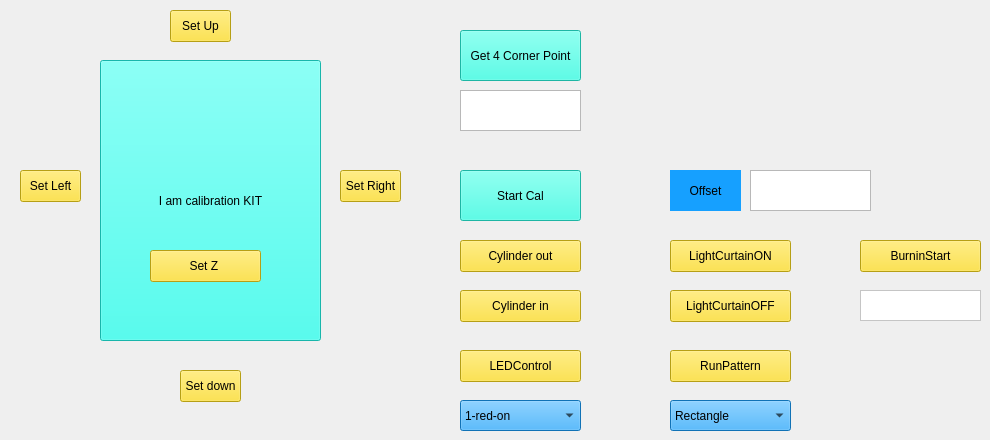
   <widget class="QWidget" name="tab_2">
    <attribute name="title">
     <string>Cal</string>
    </attribute>
    <widget class="QPushButton" name="pushButton_44">
     <property name="geometry">
      <rect>
       <x>100</x>
       <y>60</y>
       <width>221</width>
       <height>281</height>
      </rect>
     </property>
     <property name="styleSheet">
      <string notr="true">background-color: rgb(33, 255, 239);</string>
     </property>
     <property name="text">
      <string>I am calibration KIT</string>
     </property>
    </widget>
    <widget class="QPushButton" name="ButtonSetXCalUp">
     <property name="geometry">
      <rect>
       <x>170</x>
       <y>10</y>
       <width>61</width>
       <height>32</height>
      </rect>
     </property>
     <property name="styleSheet">
      <string notr="true">background-color: rgb(255, 222, 29);</string>
     </property>
     <property name="text">
      <string>Set Up</string>
     </property>
    </widget>
    <widget class="QPushButton" name="ButtonSetZCal">
     <property name="geometry">
      <rect>
       <x>150</x>
       <y>250</y>
       <width>111</width>
       <height>32</height>
      </rect>
     </property>
     <property name="styleSheet">
      <string notr="true">background-color: rgb(255, 222, 29);</string>
     </property>
     <property name="text">
      <string>Set Z </string>
     </property>
    </widget>
    <widget class="QPushButton" name="ButtonSetXCalDown">
     <property name="geometry">
      <rect>
       <x>180</x>
       <y>370</y>
       <width>61</width>
       <height>32</height>
      </rect>
     </property>
     <property name="styleSheet">
      <string notr="true">background-color: rgb(255, 222, 29);</string>
     </property>
     <property name="text">
      <string>Set down</string>
     </property>
    </widget>
    <widget class="QPushButton" name="ButtonSetYCalLeft">
     <property name="geometry">
      <rect>
       <x>20</x>
       <y>170</y>
       <width>61</width>
       <height>32</height>
      </rect>
     </property>
     <property name="styleSheet">
      <string notr="true">background-color: rgb(255, 222, 29);</string>
     </property>
     <property name="text">
      <string>Set Left</string>
     </property>
    </widget>
    <widget class="QPushButton" name="ButtonSetYCalRight">
     <property name="geometry">
      <rect>
       <x>340</x>
       <y>170</y>
       <width>61</width>
       <height>32</height>
      </rect>
     </property>
     <property name="styleSheet">
      <string notr="true">background-color: rgb(255, 222, 29);</string>
     </property>
     <property name="text">
      <string>Set Right</string>
     </property>
    </widget>
    <widget class="QPushButton" name="ButtonCylinderOut">
     <property name="geometry">
      <rect>
       <x>460</x>
       <y>240</y>
       <width>121</width>
       <height>32</height>
      </rect>
     </property>
     <property name="styleSheet">
      <string notr="true">background-color: rgb(255, 222, 29);</string>
     </property>
     <property name="text">
      <string>Cylinder out</string>
     </property>
    </widget>
    <widget class="QPushButton" name="ButtonCylinderIn">
     <property name="geometry">
      <rect>
       <x>460</x>
       <y>290</y>
       <width>121</width>
       <height>32</height>
      </rect>
     </property>
     <property name="styleSheet">
      <string notr="true">background-color: rgb(255, 222, 29);</string>
     </property>
     <property name="text">
      <string>Cylinder in</string>
     </property>
    </widget>
    <widget class="QLabel" name="label_38">
     <property name="geometry">
      <rect>
       <x>670</x>
       <y>170</y>
       <width>71</width>
       <height>41</height>
      </rect>
     </property>
     <property name="styleSheet">
      <string notr="true">background-color: rgb(22, 160, 255);</string>
     </property>
     <property name="text">
      <string>Offset</string>
     </property>
     <property name="alignment">
      <set>Qt::AlignCenter</set>
     </property>
    </widget>
    <widget class="QTextEdit" name="textEditOffset">
     <property name="geometry">
      <rect>
       <x>750</x>
       <y>170</y>
       <width>121</width>
       <height>41</height>
      </rect>
     </property>
    </widget>
    <widget class="QPushButton" name="ButtonStartCal">
     <property name="geometry">
      <rect>
       <x>460</x>
       <y>170</y>
       <width>121</width>
       <height>51</height>
      </rect>
     </property>
     <property name="styleSheet">
      <string notr="true">background-color: rgb(41, 255, 229);</string>
     </property>
     <property name="text">
      <string>Start Cal</string>
     </property>
    </widget>
    <widget class="QPushButton" name="ButtonCurtainOFF">
     <property name="geometry">
      <rect>
       <x>670</x>
       <y>290</y>
       <width>121</width>
       <height>32</height>
      </rect>
     </property>
     <property name="styleSheet">
      <string notr="true">background-color: rgb(255, 222, 29);</string>
     </property>
     <property name="text">
      <string>LightCurtainOFF</string>
     </property>
    </widget>
    <widget class="QPushButton" name="ButtonCurtainON">
     <property name="geometry">
      <rect>
       <x>670</x>
       <y>240</y>
       <width>121</width>
       <height>32</height>
      </rect>
     </property>
     <property name="styleSheet">
      <string notr="true">background-color: rgb(255, 222, 29);</string>
     </property>
     <property name="text">
      <string>LightCurtainON</string>
     </property>
    </widget>
    <widget class="QPushButton" name="ButtonBurninStart">
     <property name="geometry">
      <rect>
       <x>860</x>
       <y>240</y>
       <width>121</width>
       <height>32</height>
      </rect>
     </property>
     <property name="styleSheet">
      <string notr="true">background-color: rgb(255, 222, 29);</string>
     </property>
     <property name="text">
      <string>BurninStart</string>
     </property>
    </widget>
    <widget class="QTextEdit" name="textEditBurninTimes">
     <property name="geometry">
      <rect>
       <x>860</x>
       <y>290</y>
       <width>121</width>
       <height>31</height>
      </rect>
     </property>
     <property name="styleSheet">
      <string notr="true">background-color: rgb(255, 255, 255);</string>
     </property>
    </widget>
    <widget class="QPushButton" name="ButtonRunPattern">
     <property name="geometry">
      <rect>
       <x>670</x>
       <y>350</y>
       <width>121</width>
       <height>32</height>
      </rect>
     </property>
     <property name="styleSheet">
      <string notr="true">background-color: rgb(255, 222, 29);</string>
     </property>
     <property name="text">
      <string>RunPattern</string>
     </property>
    </widget>
    <widget class="QComboBox" name="comboBox">
     <property name="geometry">
      <rect>
       <x>670</x>
       <y>400</y>
       <width>121</width>
       <height>31</height>
      </rect>
     </property>
     <property name="styleSheet">
      <string notr="true">background-color: rgb(22, 160, 255);</string>
     </property>
     <item>
      <property name="text">
       <string>Rectangle</string>
      </property>
     </item>
     <item>
      <property name="text">
       <string>Circle/EIIipse</string>
      </property>
     </item>
    </widget>
    <widget class="QPushButton" name="ButtonLEDControl">
     <property name="geometry">
      <rect>
       <x>460</x>
       <y>350</y>
       <width>121</width>
       <height>32</height>
      </rect>
     </property>
     <property name="styleSheet">
      <string notr="true">background-color: rgb(255, 222, 29);</string>
     </property>
     <property name="text">
      <string>LEDControl</string>
     </property>
    </widget>
    <widget class="QComboBox" name="comboBoxLED">
     <property name="geometry">
      <rect>
       <x>460</x>
       <y>400</y>
       <width>121</width>
       <height>31</height>
      </rect>
     </property>
     <property name="styleSheet">
      <string notr="true">background-color: rgb(22, 160, 255);</string>
     </property>
     <item>
      <property name="text">
       <string>1-red-on</string>
      </property>
     </item>
     <item>
      <property name="text">
       <string>1-red-off</string>
      </property>
     </item>
     <item>
      <property name="text">
       <string>1-yellow-on</string>
      </property>
     </item>
     <item>
      <property name="text">
       <string>1-yellow-off</string>
      </property>
     </item>
     <item>
      <property name="text">
       <string>1-green-on</string>
      </property>
     </item>
     <item>
      <property name="text">
       <string>1-green-off</string>
      </property>
     </item>
     <item>
      <property name="text">
       <string>2-red-on</string>
      </property>
     </item>
     <item>
      <property name="text">
       <string>2-red-off</string>
      </property>
     </item>
     <item>
      <property name="text">
       <string>2-green-on</string>
      </property>
     </item>
     <item>
      <property name="text">
       <string>2-green-off</string>
      </property>
     </item>
     <item>
      <property name="text">
       <string>2-yellow-on</string>
      </property>
     </item>
     <item>
      <property name="text">
       <string>2-yellow-off</string>
      </property>
     </item>
    </widget>
    <widget class="QPushButton" name="ButtonGetDutFourCornerPonit">
     <property name="geometry">
      <rect>
       <x>460</x>
       <y>30</y>
       <width>121</width>
       <height>51</height>
      </rect>
     </property>
     <property name="styleSheet">
      <string notr="true">background-color: rgb(41, 255, 229);</string>
     </property>
     <property name="text">
      <string>Get 4 Corner Point</string>
     </property>
    </widget>
    <widget class="QTextEdit" name="textEditCornerPointName">
     <property name="geometry">
      <rect>
       <x>460</x>
       <y>90</y>
       <width>121</width>
       <height>41</height>
      </rect>
     </property>
    </widget>
   </widget>
